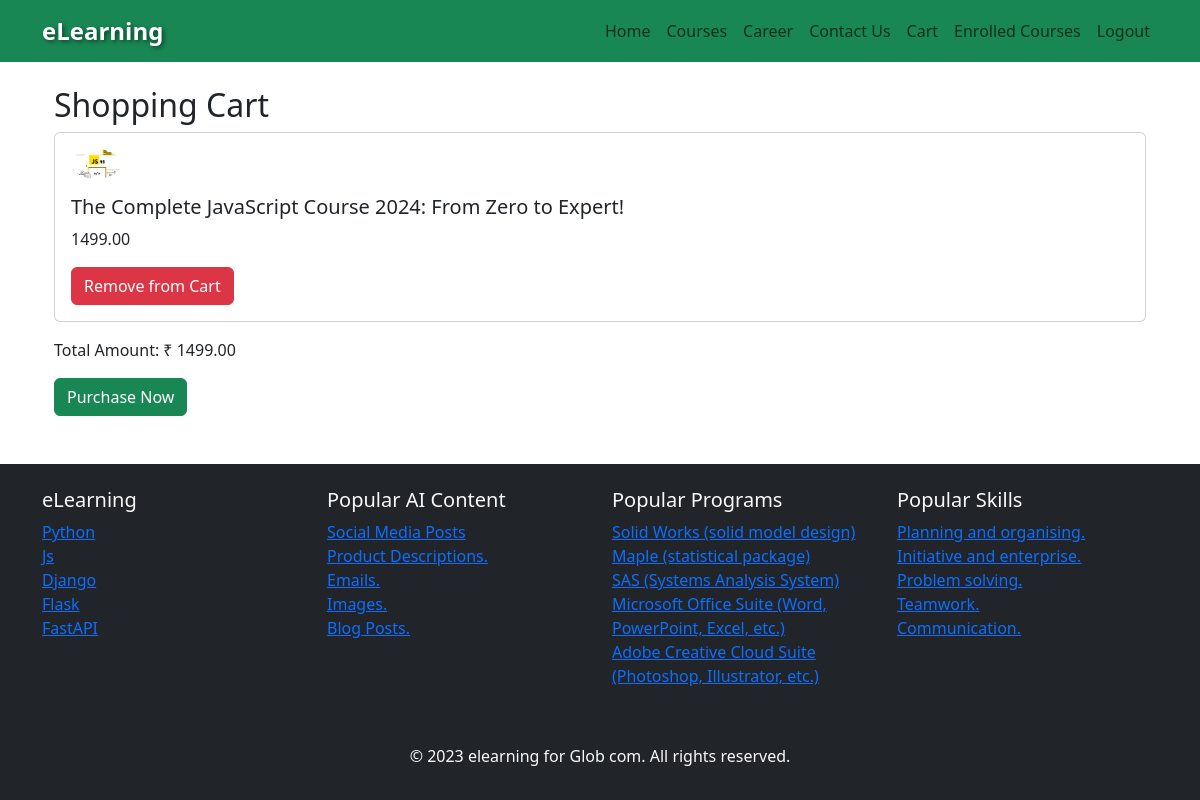
Page /cart/ (signed in) on the earlier database version.
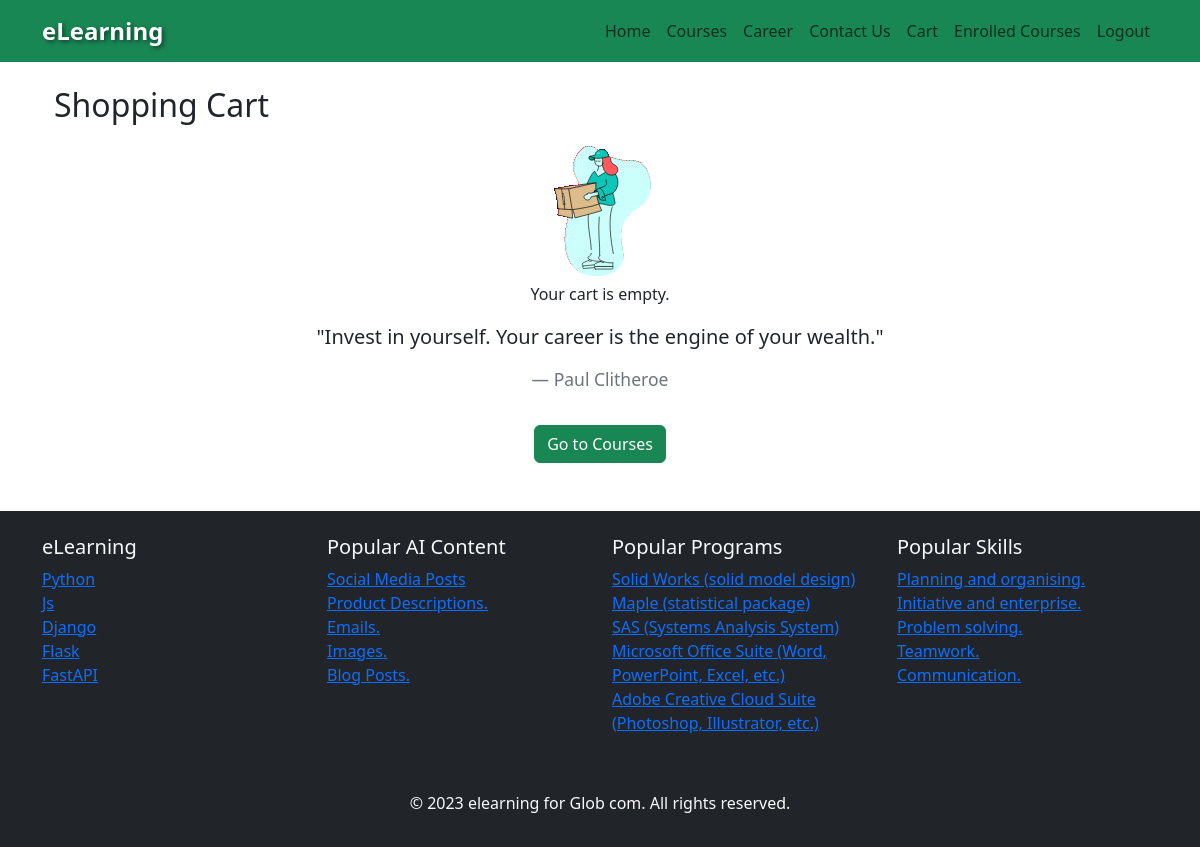
Same page on the later database version.
### Course/models.py (models this page shows, shortened)
class Cart(models.Model):
    user = models.ForeignKey(CustomUser, on_delete=models.CASCADE)
    course = models.ForeignKey(Course, on_delete=models.CASCADE)

class Course(models.Model):
    title = models.CharField(max_length=255)
    first_description = models.TextField()
    second_description = models.TextField()
    thumbnail = models.ImageField(upload_to='course_thumbnails/', blank=True, null=True)
    rating = models.DecimalField(max_digits=3, decimal_places=2,null=True,blank=True)
    students_enrolled = models.PositiveIntegerField(default=0,null=True,blank=True)
    category =models.ForeignKey(Category, on_delete=models.CASCADE, null=True)
    price = models.DecimalField(max_digits=10, decimal_places=2, default=0)
    author=models.ForeignKey(CustomUser, on_delete=models.CASCADE, null=True)
    total_modules = models.PositiveIntegerField( default=0)

### Course/views.py (the view)
# urls.py: path('cart/', cart, name='cart'),
@login_required(login_url='login')
def cart(request):
    try:
        if not request.user.is_authenticated:
            return redirect('login')
        cart_items = Cart.objects.filter(user=request.user)
        total_amount = sum(item.course.price for item in cart_items)
        if cart_items:
            price_in_float = float(total_amount*100)
            client =razorpay.Client(auth=(settings.KEY,settings.SECRET))
            payment=client.order.create({'amount':price_in_float,'currency':'INR','payment_capture':1})
            context = {
                'cart_items': cart_items,
                'total_amount': total_amount,
                'payment':payment
            }
        else:
            context = {
                'cart_items': cart_items,
                'total_amount': total_amount,
            }
        return render(request, 'cart.html', context)
    except Exception as e:
        return render(request, 'error.html', {'error_message': str(e)})

### Course/templates/cart.html (shortened to what this page needs)
{% extends 'base.html' %}
{% load static %}
{% block content %}
  <div class="container mt-4">
    <h2>Shopping Cart</h2>
    {% if cart_items %}
      {% for item in cart_items %}
        <div class="card mb-3">
          <div class="card-body">
            <img src="{{ item.course.thumbnail.url }}" alt="{{ item.course.title }} Thumbnail" class="img-fluid rounded-circle mb-3" width="50">
            <h5 class="card-title">{{ item.course.title }}</h5>
            <p class="card-text">{{ item.course.price }}</p>
            <form method="post" action="{% url 'course:remove_from_cart' course_id=item.course.id %}">
              <button type="submit" class="btn btn-danger">Remove from Cart</button>
            </form>
          </div>
        </div>
      {% endfor %}
      <p>Total Amount: ₹ {{ total_amount }}</p>
      <form method="post" action="{% url 'course:purchase_cart' %}">
        <button type="submit" id="rzp-button1" class="btn btn-success">Purchase Now</button>
      </form>
    {% else %}
      <div id="empty-cart-message" class="text-center">
        <img src="{% static 'images/empty_cart.gif' %}" alt="Empty Cart Animation" class="img-fluid" style="width: 150px; height: 150px;">
        <p>Your cart is empty.</p>
        <div id="quote-carousel" class="carousel slide" data-ride="carousel">
          <div class="carousel-inner">
            <div class="carousel-item active">
              <blockquote class="blockquote">
                <p class="mb-0">"Invest in yourself. Your career is the engine of your wealth."</p>
                <br>
                <footer class="blockquote-footer">Paul Clitheroe</footer>
              </blockquote>
            </div>
          </div>
        </div>
        <a href="{% url 'course:course_list' %}" class="btn btn-success mt-3">Go to Courses</a>
      </div>
    {% endif %}
  </div>
{% endblock %}

Differences in the rows shown:
removed Cart: course.thumbnail (picture), course "The Complete JavaScript Course 2024: From Zero to Expert!", course.price "1499.00"
Other differences:
{{ total_amount }}: "1499.00" → (not shown)
text no longer shown: "Total Amount: ₹ Purchase Now"
text now shown: "Your cart is empty. \"Invest in yourself. Your career is the engine of your wealth.\" Paul Clitheroe Go to Courses"
